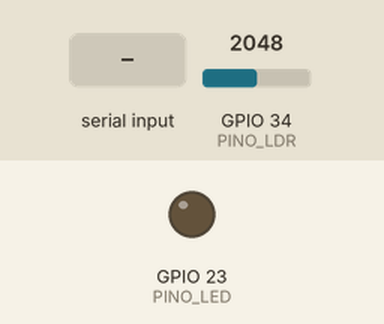
This sketch was run on a simulated ESP32. Parts: output pins drawn as LEDs (lit = HIGH). The test bench sets the inputs (shaded band); at power-on: GPIO 34 (PINO_LDR) = 2048 (analog values on the 0–4095 scale). What the sketch prints to the serial monitor is not drawn.

Above: at 1.7 s.
1.8 s: "1\n" received over Serial
At 2.51 s:
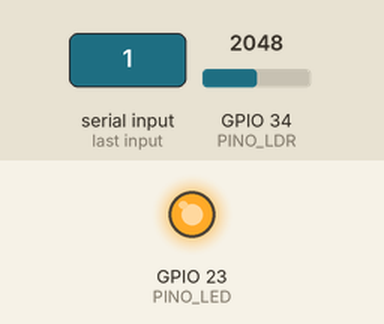
Timing chart, 0 to 4.8 s (numbered marks = the images above; inputs shaded):
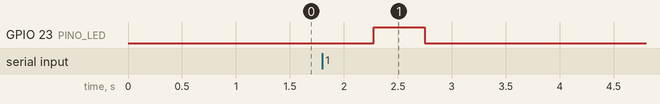

The sketch:

03_comunicador_optico.ino
```cpp
/*
  Comunicador optico educativo - loopback com UM ESP32.
  O LED envia os bits em luz; o LDR e lido fisicamente pelo ADC.
  O receptor sabe o instante dos bits porque compartilha o ESP32 transmissor.
  NAO e um enlace entre dois microcontroladores independentes.

  Conexoes:
    GPIO23 -> resistor 220/330 ohms -> anodo LED; catodo LED -> GND
    3V3 -> LDR -> (GPIO34) -> resistor 10k -> GND

  Monitor Serial: 115200 baud, termine a linha com Newline.
*/
const int PINO_LED = 23;
const int PINO_LDR = 34;
const unsigned long TEMPO_BIT_MS = 180;
const unsigned long INSTANTE_LEITURA_MS = 130;
const int CONTRASTE_MINIMO = 180; // ajuste somente a partir de testes reais

int limiar = 0;
bool luzAumentaLeitura = true;

int lerMediaLdr() {
  long soma = 0;
  for (int i = 0; i < 12; i++) {
    soma += analogRead(PINO_LDR);
    delay(2);
  }
  return (int)(soma / 12);
}

bool calibrar() {
  digitalWrite(PINO_LED, LOW);
  delay(450);
  int escuro = lerMediaLdr();
  digitalWrite(PINO_LED, HIGH);
  delay(450);
  int claro = lerMediaLdr();
  digitalWrite(PINO_LED, LOW);
  delay(200);

  int contraste = abs(claro - escuro);
  limiar = (claro + escuro) / 2;
  luzAumentaLeitura = claro > escuro;

  Serial.print("Calibracao - apagado: "); Serial.print(escuro);
  Serial.print(" / aceso: "); Serial.print(claro);
  Serial.print(" / contraste: "); Serial.print(contraste);
  Serial.print(" / limiar: "); Serial.println(limiar);

  if (contraste < CONTRASTE_MINIMO) {
    Serial.println("Contraste baixo! Aproxime e alinhe LED/LDR, use um tubo e teste de novo.");
    return false;
  }
  return true;
}

bool lerBitOptico(bool bitEnviado) {
  digitalWrite(PINO_LED, bitEnviado ? HIGH : LOW);
  delay(INSTANTE_LEITURA_MS);
  int leitura = lerMediaLdr(); // ~24 ms; amostra dentro da janela do bit
  bool bitRecebido = luzAumentaLeitura ? (leitura > limiar) : (leitura < limiar);
  unsigned long consumido = INSTANTE_LEITURA_MS + 24;
  if (TEMPO_BIT_MS > consumido) delay(TEMPO_BIT_MS - consumido);
  return bitRecebido;
}

void transmitirTexto(const String &mensagem) {
  if (!calibrar()) {
    Serial.println("Transmissao cancelada: calibre a montagem optica.");
    return;
  }

  String recebido = "";
  int errosBit = 0;
  Serial.println("Enviando bits (cada byte: MSB primeiro)...");
  for (size_t i = 0; i < mensagem.length(); i++) {
    byte original = (byte)mensagem[i];
    byte reconstruido = 0;
    for (int bit = 7; bit >= 0; bit--) {
      bool enviado = (original >> bit) & 1;
      bool recebidoBit = lerBitOptico(enviado);
      if (enviado != recebidoBit) errosBit++;
      reconstruido = (byte)((reconstruido << 1) | (recebidoBit ? 1 : 0));
      Serial.print(recebidoBit ? '1' : '0');
    }
    Serial.print(' ');
    recebido += (char)reconstruido;
  }
  digitalWrite(PINO_LED, LOW);
  Serial.println();
  Serial.print("Mensagem original:  "); Serial.println(mensagem);
  Serial.print("Mensagem recebida: "); Serial.println(recebido);
  Serial.print("Erros de bits medidos: "); Serial.println(errosBit);
  Serial.println("Digite outra frase e pressione Enter.");
}

void setup() {
  pinMode(PINO_LED, OUTPUT);
  digitalWrite(PINO_LED, LOW);
  Serial.begin(115200);
  analogReadResolution(12);
  analogSetPinAttenuation(PINO_LDR, ADC_11db);
  delay(500);
  Serial.println("Comunicador optico - 1 ESP32 / loopback fisico LED -> LDR");
  Serial.println("Digite texto curto (ex.: OLA) e envie com Newline.");
}

void loop() {
  if (Serial.available()) {
    String entrada = Serial.readStringUntil('\n');
    entrada.trim();
    if (entrada.length() > 0) transmitirTexto(entrada);
  }
}
```

Measured:
- after the input at 1.8 s, GPIO 23 (PINO_LED): LOW → HIGH after 0.48 s, → LOW 0.48 s later
